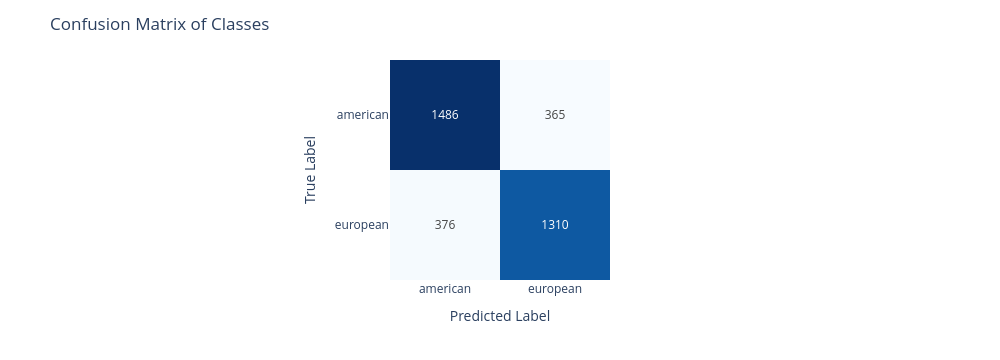

The cell this chart's notebook holds for it:
### Code cell
cm = confusion_matrix(y_test, y_pred)
labels = le.classes_ 

fig = px.imshow(
    cm,
    text_auto=True,
    x=labels,
    y=labels,
    color_continuous_scale="Blues",
    labels=dict(x="Predicted Label", y="True Label", color="Count")
)

fig.update_layout(
    title="Confusion Matrix of Classes",
    xaxis=dict(side="bottom"),
    coloraxis_showscale=False,
    width = 1000
)

fig.show()
fig.write_html('confusion-matrix.html', include_plotlyjs='cdn')

### Figure 1 — Plotly figure (JSON) as saved in the notebook; plotly's stock layout.template omitted (floating-point values rounded to 4 significant figures)
{"data": [{"coloraxis": "coloraxis", "hovertemplate": "Predicted Label: %{x}<br>True Label: %{y}<br>Count: %{z}<extra></extra>", "name": "0", "texttemplate": "%{z}", "type": "heatmap", "x": ["american", "european"], "xaxis": "x", "y": ["american", "european"], "yaxis": "y", "z": [[1486, 365], [376, 1310]]}], "layout": {"coloraxis": {"colorbar": {"title": {"text": "Count"}}, "colorscale": [[0, "rgb(247,251,255)"], [0.125, "rgb(222,235,247)"], [0.25, "rgb(198,219,239)"], [0.375, "rgb(158,202,225)"], [0.5, "rgb(107,174,214)"], [0.625, "rgb(66,146,198)"], [0.75, "rgb(33,113,181)"], [0.875, "rgb(8,81,156)"], [1, "rgb(8,48,107)"]], "showscale": false}, "height": 360, "margin": {"t": 60}, "title": {"text": "Confusion Matrix of Classes"}, "width": 1000, "xaxis": {"anchor": "y", "autorange": true, "constrain": "domain", "domain": [0.369, 0.631], "range": [-0.5, 1.5], "scaleanchor": "y", "side": "bottom", "title": {"text": "Predicted Label"}, "type": "category"}, "yaxis": {"anchor": "x", "autorange": true, "constrain": "domain", "domain": [1.11e-16, 1.0], "range": [1.5, -0.5], "title": {"text": "True Label"}, "type": "category"}}}
